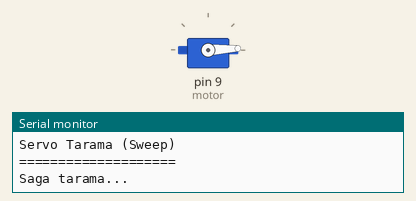
Simulated run of this sketch. Board: Arduino Uno, built with avr-gcc and run on an emulated ATmega328P. Shown: servo, the last lines printed to the serial monitor.

Above: at 0.05 s.
At 1.45 s:
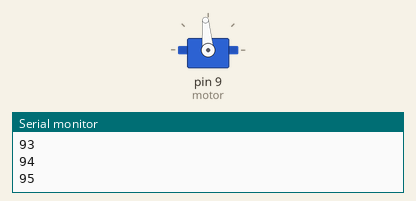
At 2.85 s:
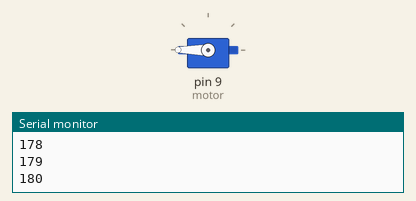
At 5.7 s:
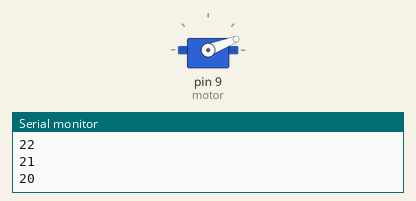
Timing chart, 0 to 8.5 s (numbered marks = the images above):
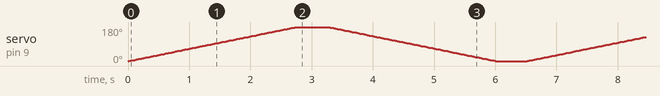

The sketch:

servo_sweep.ino
```cpp
/*
 * Otomatik Servo Tarama (Sweep)
 * Servo 0-180 derece arasında sürekli hareket
 *
 * Devre Bağlantısı:
 * Servo Kahverengi -> GND
 * Servo Kırmızı -> 5V
 * Servo Turuncu -> Pin 9
 */

#include <Servo.h>

Servo motor;

void setup() {
  motor.attach(9);
  Serial.begin(9600);
  Serial.println("Servo Tarama (Sweep)");
  Serial.println("====================");
}

void loop() {
  // Sağa tarama (0 -> 180)
  Serial.println("Saga tarama...");
  for (int aci = 0; aci <= 180; aci++) {
    motor.write(aci);
    Serial.println(aci);
    delay(15);
  }

  delay(500);  // Uçta bekle

  // Sola tarama (180 -> 0)
  Serial.println("Sola tarama...");
  for (int aci = 180; aci >= 0; aci--) {
    motor.write(aci);
    Serial.println(aci);
    delay(15);
  }

  delay(500);  // Uçta bekle
}
```
